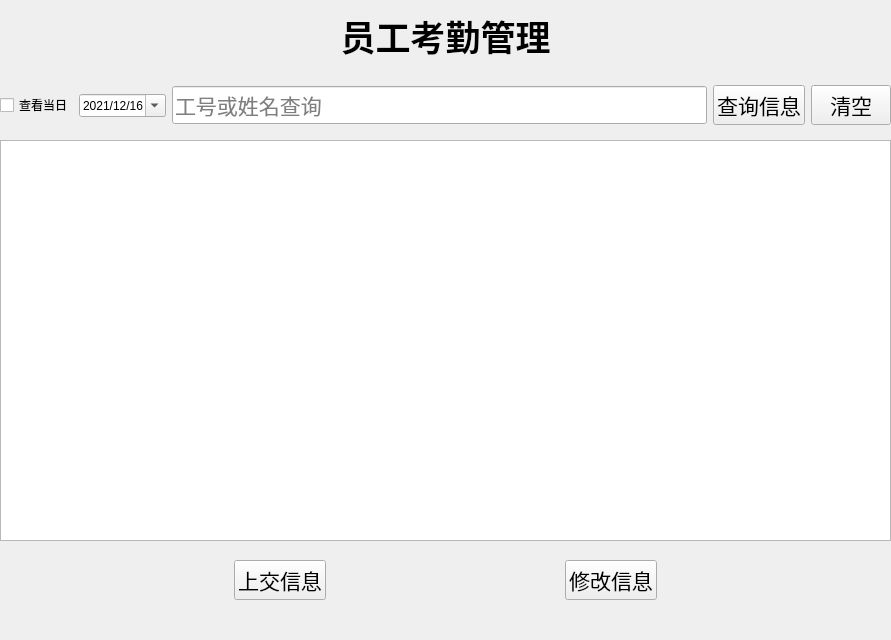
<?xml version="1.0" encoding="UTF-8"?>
<ui version="4.0">
 <class>searchTiWen</class>
 <widget class="QWidget" name="searchTiWen">
  <property name="geometry">
   <rect>
    <x>0</x>
    <y>0</y>
    <width>891</width>
    <height>640</height>
   </rect>
  </property>
  <property name="windowTitle">
   <string>Form</string>
  </property>
  <widget class="QLabel" name="label">
   <property name="geometry">
    <rect>
     <x>0</x>
     <y>10</y>
     <width>891</width>
     <height>51</height>
    </rect>
   </property>
   <property name="text">
    <string>&lt;html&gt;&lt;head/&gt;&lt;body&gt;&lt;p align=&quot;center&quot;&gt;&lt;span style=&quot; font-size:26pt; font-weight:600;&quot;&gt;员工考勤管理&lt;/span&gt;&lt;/p&gt;&lt;/body&gt;&lt;/html&gt;</string>
   </property>
  </widget>
  <widget class="QWidget" name="horizontalLayoutWidget">
   <property name="geometry">
    <rect>
     <x>0</x>
     <y>80</y>
     <width>891</width>
     <height>51</height>
    </rect>
   </property>
   <layout class="QHBoxLayout" name="horizontalLayout">
    <item>
     <widget class="QCheckBox" name="checkBox">
      <property name="text">
       <string>查看当日</string>
      </property>
     </widget>
    </item>
    <item>
     <widget class="QDateEdit" name="dateEdit">
      <property name="dateTime">
       <datetime>
        <hour>0</hour>
        <minute>0</minute>
        <second>0</second>
        <year>2021</year>
        <month>12</month>
        <day>16</day>
       </datetime>
      </property>
      <property name="currentSection">
       <enum>QDateTimeEdit::DaySection</enum>
      </property>
      <property name="displayFormat">
       <string>yyyy/MM/dd</string>
      </property>
      <property name="calendarPopup">
       <bool>true</bool>
      </property>
      <property name="currentSectionIndex">
       <number>2</number>
      </property>
      <property name="date">
       <date>
        <year>2021</year>
        <month>12</month>
        <day>16</day>
       </date>
      </property>
     </widget>
    </item>
    <item>
     <widget class="QLineEdit" name="select_param_edit">
      <property name="font">
       <font>
        <family>AcadEref</family>
        <pointsize>16</pointsize>
       </font>
      </property>
      <property name="placeholderText">
       <string>工号或姓名查询</string>
      </property>
     </widget>
    </item>
    <item>
     <widget class="QPushButton" name="refer_pushButton">
      <property name="font">
       <font>
        <family>AcadEref</family>
        <pointsize>16</pointsize>
       </font>
      </property>
      <property name="text">
       <string>查询信息</string>
      </property>
      <property name="iconSize">
       <size>
        <width>16</width>
        <height>16</height>
       </size>
      </property>
      <property name="autoRepeatDelay">
       <number>300</number>
      </property>
     </widget>
    </item>
    <item>
     <widget class="QPushButton" name="clear_pushButton">
      <property name="font">
       <font>
        <family>AcadEref</family>
        <pointsize>16</pointsize>
       </font>
      </property>
      <property name="text">
       <string>清空</string>
      </property>
      <property name="iconSize">
       <size>
        <width>16</width>
        <height>16</height>
       </size>
      </property>
      <property name="autoRepeatDelay">
       <number>300</number>
      </property>
     </widget>
    </item>
   </layout>
  </widget>
  <widget class="QWidget" name="horizontalLayoutWidget_2">
   <property name="geometry">
    <rect>
     <x>0</x>
     <y>550</y>
     <width>891</width>
     <height>61</height>
    </rect>
   </property>
   <layout class="QHBoxLayout" name="horizontalLayout_2">
    <item>
     <spacer name="horizontalSpacer_3">
      <property name="orientation">
       <enum>Qt::Horizontal</enum>
      </property>
      <property name="sizeHint" stdset="0">
       <size>
        <width>40</width>
        <height>20</height>
       </size>
      </property>
     </spacer>
    </item>
    <item>
     <widget class="QPushButton" name="add_pushButton">
      <property name="font">
       <font>
        <family>AcadEref</family>
        <pointsize>16</pointsize>
       </font>
      </property>
      <property name="text">
       <string>上交信息</string>
      </property>
      <property name="iconSize">
       <size>
        <width>16</width>
        <height>16</height>
       </size>
      </property>
      <property name="autoRepeatDelay">
       <number>300</number>
      </property>
     </widget>
    </item>
    <item>
     <spacer name="horizontalSpacer">
      <property name="orientation">
       <enum>Qt::Horizontal</enum>
      </property>
      <property name="sizeHint" stdset="0">
       <size>
        <width>40</width>
        <height>20</height>
       </size>
      </property>
     </spacer>
    </item>
    <item>
     <widget class="QPushButton" name="change_pushButton">
      <property name="font">
       <font>
        <family>AcadEref</family>
        <pointsize>16</pointsize>
       </font>
      </property>
      <property name="text">
       <string>修改信息</string>
      </property>
      <property name="iconSize">
       <size>
        <width>16</width>
        <height>16</height>
       </size>
      </property>
      <property name="autoRepeatDelay">
       <number>300</number>
      </property>
     </widget>
    </item>
    <item>
     <spacer name="horizontalSpacer_2">
      <property name="orientation">
       <enum>Qt::Horizontal</enum>
      </property>
      <property name="sizeHint" stdset="0">
       <size>
        <width>40</width>
        <height>20</height>
       </size>
      </property>
     </spacer>
    </item>
   </layout>
  </widget>
  <widget class="QTableWidget" name="information_tableWidget">
   <property name="enabled">
    <bool>true</bool>
   </property>
   <property name="geometry">
    <rect>
     <x>0</x>
     <y>140</y>
     <width>891</width>
     <height>401</height>
    </rect>
   </property>
  </widget>
 </widget>
 <resources/>
 <connections/>
</ui>
